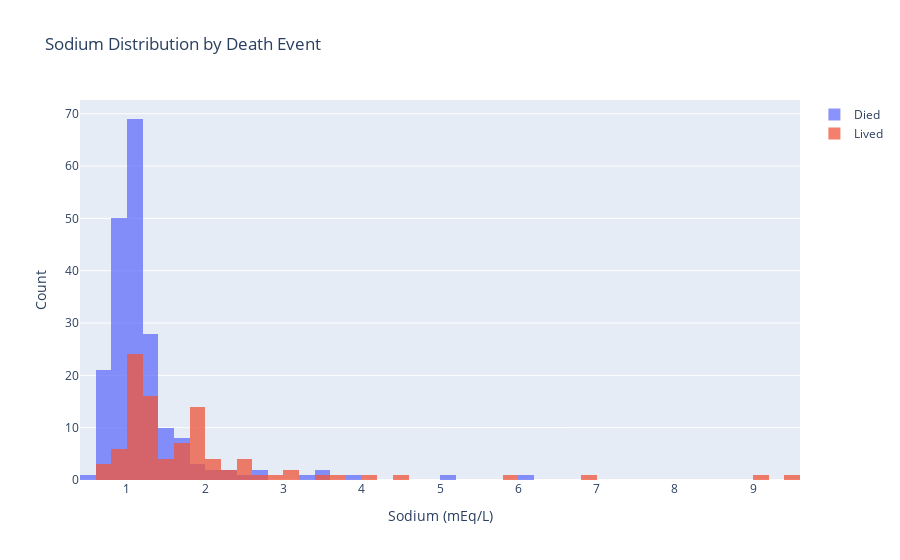

Source (notebook cell):
### Markdown cell above
By Sodium

### Code cell
# By sodium
fig = go.Figure()

fig.add_trace( go.Histogram(
    x=died["serum_creatinine"], 
    name="Died",
    xbins=dict(
        start = 0,
        end = 10,
        size = 0.2
    )
) )

fig.add_trace( go.Histogram(
    x=lived["serum_creatinine"],
    name="Lived",
    xbins=dict(
        start = 0,
        end = 10,
        size = 0.2
    )

) )



fig.update_layout(
    title="Sodium Distribution by Death Event",
    xaxis_title="Sodium (mEq/L)",
    yaxis_title="Count",
    barmode='overlay')
fig.update_traces(opacity=0.75)
fig.show()

### Figure 1 — Plotly figure (JSON) as saved in the notebook; plotly's stock layout.template omitted (floating-point values rounded to 4 significant figures; data arrays with more than 128 entries replaced by an {"elided": "..."} marker saying what was removed)
{"data": [{"name": "Died", "opacity": 0.75, "type": "histogram", "x": {"elided": "203 float values"}, "xbins": {"end": 10, "size": 0.2, "start": 0}}, {"name": "Lived", "opacity": 0.75, "type": "histogram", "x": [1.9, 1.1, 1.3, 1.9, 2.7, 2.1, 1.2, 1.1, 1.5, 9.4, 4, 0.9, 1.1, 1.1, 1.3, 0.9, 0.8, 1, 1.9, 1.6, 0.9, 1.83, 1.9, 1, 1.3, 5.8, 1.2, 1.83, 3, 1, 1, 3.5, 1, 1, 3, 1.83, 1.2, 1.2, 1.1, 1.9, 0.9, 0.6, 4.4, 1, 1, 1.4, 6.8, 1, 2.2, 2, 1.1, 1.3, 1, 2.3, 1, 2.9, 1.3, 1, 1.2, 1.83, 1, 1.2, 0.7, 2.5, 1, 1.7, 1.7, 1.2, 1.3, 1.83, 3.7, 2.1, 1.1, 1.7, 1.83, 2.5, 0.9, 1.1, 1.3, 2.4, 1, 1.2, 2.5, 1.2, 1.5, 0.6, 2.1, 1.6, 1.8, 1.6, 9, 1.83, 1.7, 1.1, 1.4, 1.83], "xbins": {"end": 10, "size": 0.2, "start": 0}}], "layout": {"autosize": true, "barmode": "overlay", "title": {"text": "Sodium Distribution by Death Event"}, "xaxis": {"autorange": true, "range": [0.4, 9.6], "title": {"text": "Sodium (mEq/L)"}, "type": "linear"}, "yaxis": {"autorange": true, "range": [0, 72.63], "title": {"text": "Count"}}}}
